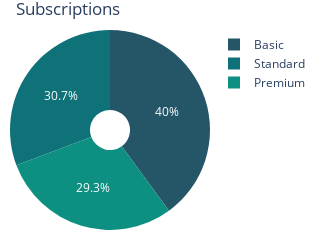

Notebook code for this chart:
### Code cell
subs = pd.DataFrame(df['Subscription Type'].value_counts()).reset_index()

fig4 = px.pie(
    subs,
    values='count',
    names='Subscription Type',
    color_discrete_sequence=px.colors.sequential.Aggrnyl,
    title='Subscriptions',
    hole=0.2
)

fig4.update_layout(
    height=200,
    width=300,
    margin=dict(l=10, r=10, t=30, b=10)
)

### Figure 1 — Plotly figure (JSON) as saved in the notebook; plotly's stock layout.template omitted (floating-point values rounded to 4 significant figures)
{"data": [{"domain": {"x": [0, 1], "y": [0, 1]}, "hole": 0.2, "hovertemplate": "Subscription Type=%{label}<br>count=%{value}<extra></extra>", "labels": ["Basic", "Standard", "Premium"], "legendgroup": "", "name": "", "showlegend": true, "type": "pie", "values": [999, 768, 733]}], "layout": {"height": 200, "legend": {"tracegroupgap": 0}, "margin": {"b": 10, "l": 10, "r": 10, "t": 30}, "piecolorway": ["rgb(36, 86, 104)", "rgb(15, 114, 121)", "rgb(13, 143, 129)", "rgb(57, 171, 126)", "rgb(110, 197, 116)", "rgb(169, 220, 103)", "rgb(237, 239, 93)"], "title": {"text": "Subscriptions"}, "width": 300}}
